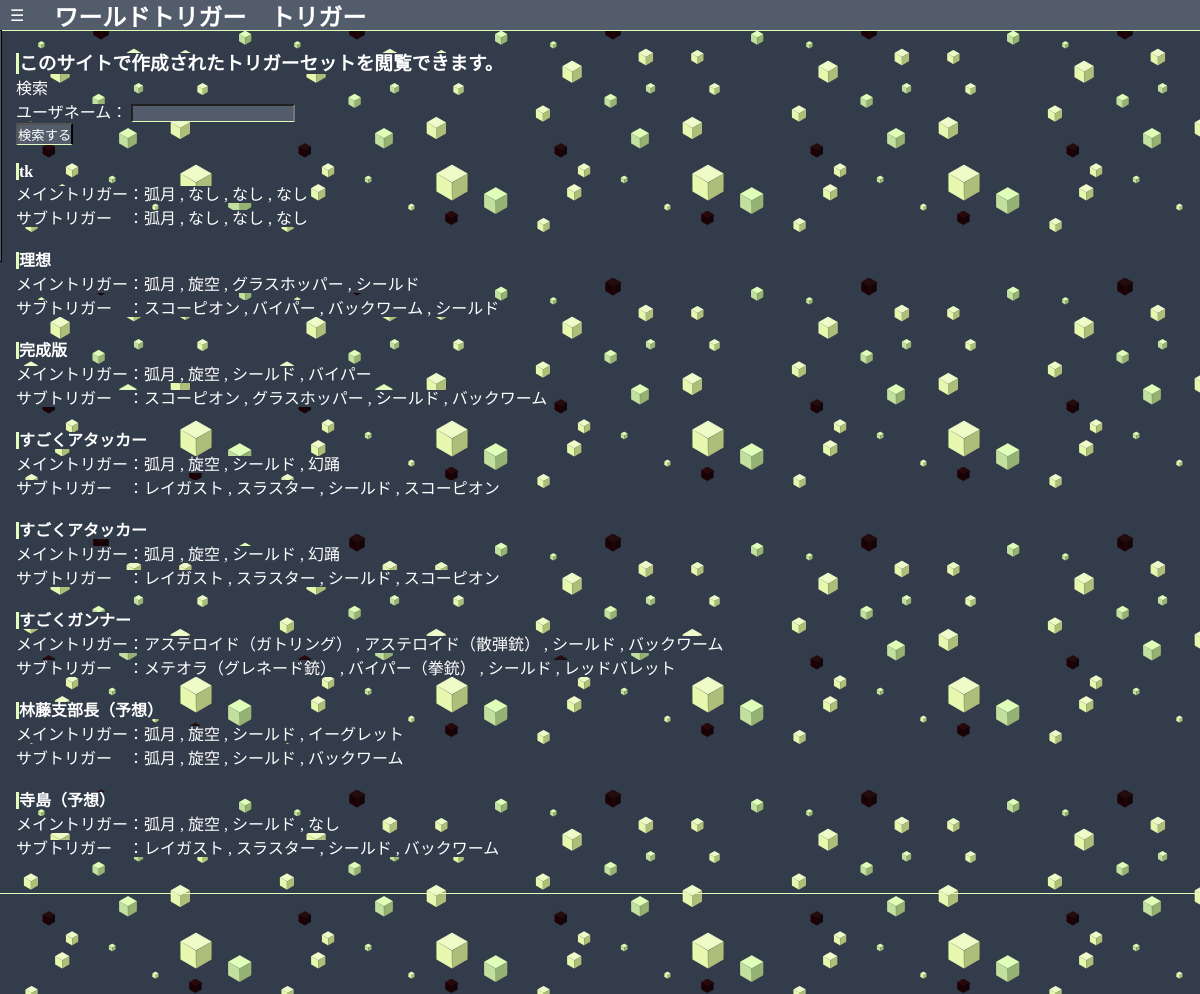
Screenshot of /WorldTrigger_site/WT_mytrigger_showMadeTriggerSets.php with the database file from the repository.
### tables this page shows
CREATE TABLE `user_trigger_sets` (
  `id` int(11) NOT NULL,
  `user_name` varchar(50) NOT NULL,
  `trigger1` int(11) DEFAULT NULL,
  `trigger2` int(11) DEFAULT NULL,
  `trigger3` int(11) DEFAULT NULL,
  `trigger4` int(11) DEFAULT NULL,
  `trigger5` int(11) DEFAULT NULL,
  `trigger6` int(11) DEFAULT NULL,
  `trigger7` int(11) DEFAULT NULL,
  `trigger8` int(11) DEFAULT NULL
);

CREATE TABLE `triggers` (
  `id` int(11) NOT NULL,
  `name` varchar(16) NOT NULL,
  `type` varchar(16) NOT NULL,
  `説明` varchar(128) NOT NULL
);

### WorldTrigger_site/WT_mytrigger_showMadeTriggerSets.php (the view, shortened to what this page needs)
<!DOCTYPE html>
<html lang="ja">
    <head>
	    <link rel="stylesheet" type="text/css" href="WT_mycss.css">
    </head>
    <body>
        <header>
            <div class="hamburger">&#9776</div>
            <h2>ワールドトリガー　トリガー</h2>
        </header>
        <nav class="ham_nav">
        </nav>
        <div class="content">
            <h3>このサイトで作成されたトリガーセットを閲覧できます。</h3>
            <form method="post" action="WT_mytrigger_searchedShowMadeTriggerSets.php">
                <p class="Bcolor">検索</p><br>
                <p class="Bcolor">ユーザネーム：</p>
                <input name="user_name" type="text" style="width:160px"><br>
                <input type="submit" value="検索する">
            </form>
            <br>
            <?php
                $dsn='mysql:dbname=if0_41952283_worldtrigger; host=sql213.infinityfree.com';
                $user='if0_41952283';
                $password='Konami55Sougetu';
                $dbh=new PDO($dsn,$user,$password);
                $dbh->query('set names utf8');
                function showTriggerName($id)
                {
                    global $dbh;
                    $sql='select name from triggers where id='.$id;
                    $stmt=$dbh->prepare($sql);
                    $stmt->execute();
                    $rec=$stmt->fetch(PDO::FETCH_ASSOC);
                    return $rec['name'];
                }
                $sql='select * from user_trigger_sets where 1';
                $stmt=$dbh->prepare($sql);
                $stmt->execute();
                while(true)
                {
                    $rec=$stmt->fetch(PDO::FETCH_ASSOC);
                    if($rec==false)
                        break;
                    echo "<h4>".$rec['user_name']."</h4><br>";
                    echo '<p class="Bcolor">メイントリガー：';
                    echo showTriggerName($rec['trigger1']).' , '.showTriggerName($rec['trigger2']).' , '.showTriggerName($rec['trigger3']).' , '.showTriggerName($rec['trigger4']);
                    echo "</p><br>";
                    echo '<p class="Bcolor">サブトリガー　：';
                    echo showTriggerName($rec['trigger5']).' , '.showTriggerName($rec['trigger6']).' , '.showTriggerName($rec['trigger7']).' , '.showTriggerName($rec['trigger8']);
                    echo '</p><br><br>';
                }
            ?>
        </div>
        <footer>
        </footer>
    </body>
</html>

### WorldTrigger_site/WT_mycss.css (style rules this page uses)
* { margin: 0px; padding: 0px; }
body { padding-top: 32px; background-color: #323c4b; background-image: url("images/背景.png"); background-repeat: repeat; background-size: 256px; }
header { display: flex; align-items: center; position: fixed; top: 0px; height: 30px; width: 100%; background-color: #525c6b; color: #fff; border-bottom: 1px solid #e0feba; }
footer { display: block; border-top: 1px solid #e0feba; height: 100px; }
nav, div, a, h3, h4 { display: block; color: #fff; }
a, h3, h4, .content p, .Bcolor { background-color: #323c4b; display: inline; }
h3, h4 { border-left: 3px solid #e0feba; }
.content { margin: 16px; }
input, textarea, select { background-color: #525c6b; color: #fff; border-bottom: 1px solid #e0feba; }
.hamburger { cursor: pointer; background-color: none; margin-left: 10px; margin-right: 30px; }
.ham_nav { position: fixed; top: 30px; left: -300px; width: 300px; height: calc(250px - 30px); background: #525c6b; color: #fff; padding-top: 10px; border: 1px solid black; transition: 0.3s; }

### rows the page displays
user_trigger_sets: user_name "tk", trigger1.name "弧月", trigger2.name "なし", trigger3.name "なし", trigger4.name "なし", trigger5.name "弧月", trigger6.name "なし", trigger7.name "なし", trigger8.name "なし"
user_trigger_sets: user_name "理想", trigger1.name "弧月", trigger2.name "旋空", trigger3.name "グラスホッパー", trigger4.name "シールド", trigger5.name "スコーピオン", trigger6.name "バイパー", trigger7.name "バックワーム", trigger8.name "シールド"
user_trigger_sets: user_name "完成版", trigger1.name "弧月", trigger2.name "旋空", trigger3.name "シールド", trigger4.name "バイパー", trigger5.name "スコーピオン", trigger6.name "グラスホッパー", trigger7.name "シールド", trigger8.name "バックワーム"
user_trigger_sets: user_name "すごくアタッカー", trigger1.name "弧月", trigger2.name "旋空", trigger3.name "シールド", trigger4.name "幻踊", trigger5.name "レイガスト", trigger6.name "スラスター", trigger7.name "シールド", trigger8.name "スコーピオン"
user_trigger_sets: user_name "すごくアタッカー", trigger1.name "弧月", trigger2.name "旋空", trigger3.name "シールド", trigger4.name "幻踊", trigger5.name "レイガスト", trigger6.name "スラスター", trigger7.name "シールド", trigger8.name "スコーピオン"
user_trigger_sets: user_name "すごくガンナー", trigger1.name "アステロイド（ガトリング）", trigger2.name "アステロイド（散弾銃）", trigger3.name "シールド", trigger4.name "バックワーム", trigger5.name "メテオラ（グレネード銃）", trigger6.name "バイパー（拳銃）", trigger7.name "シールド", trigger8.name "レッドバレット"
user_trigger_sets: user_name "林藤支部長（予想）", trigger1.name "弧月", trigger2.name "旋空", trigger3.name "シールド", trigger4.name "イーグレット", trigger5.name "弧月", trigger6.name "旋空", trigger7.name "シールド", trigger8.name "バックワーム"
user_trigger_sets: user_name "寺島（予想）", trigger1.name "弧月", trigger2.name "旋空", trigger3.name "シールド", trigger4.name "なし", trigger5.name "レイガスト", trigger6.name "スラスター", trigger7.name "シールド", trigger8.name "バックワーム"
